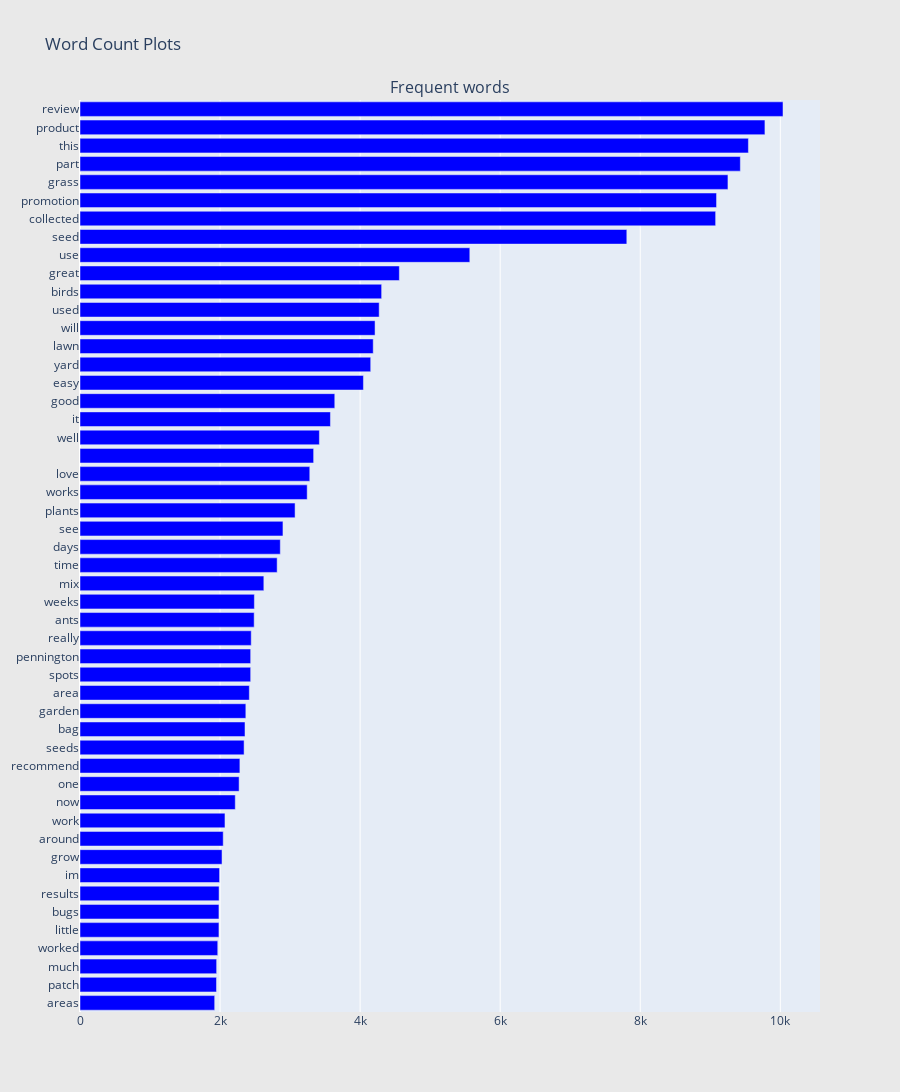

The cell this chart's notebook holds for it:
### Code cell
## Get the bar chart from bad reviews ##
freq_dict = defaultdict(int)
for sent in df["review_lower"]:
    for word in generate_ngrams(sent):
        freq_dict[word] += 1
fd_sorted = pd.DataFrame(sorted(freq_dict.items(), key=lambda x: x[1])[::-1])
fd_sorted.columns = ["word", "wordcount"]
trace0 = horizontal_bar_chart(fd_sorted.head(50), 'blue')

# Creating two subplots
fig = tools.make_subplots(rows=1, cols=1, vertical_spacing=0.04,
                          subplot_titles=["Frequent words"])
fig.append_trace(trace0, 1, 1)
#fig.append_trace(trace1, 1, 2)
fig['layout'].update(height=1200, width=900, paper_bgcolor='rgb(233,233,233)', title="Word Count Plots")
py.iplot(fig, filename='word-plots')

### Figure 1 — Plotly figure (JSON) as saved in the notebook; plotly's stock layout.template omitted (floating-point values rounded to 4 significant figures)
{"data": [{"marker": {"color": "blue"}, "orientation": "h", "showlegend": false, "type": "bar", "x": [1923, 1949, 1951, 1967, 1984, 1984, 1986, 1993, 2028, 2045, 2070, 2217, 2272, 2283, 2343, 2356, 2368, 2418, 2437, 2437, 2445, 2487, 2490, 2625, 2815, 2860, 2898, 3071, 3244, 3281, 3336, 3418, 3576, 3638, 4047, 4151, 4187, 4213, 4272, 4307, 4560, 5566, 7808, 9076, 9089, 9252, 9429, 9544, 9780, 10038], "xaxis": "x", "y": ["areas", "patch", "much", "worked", "little", "bugs", "results", "im", "grow", "around", "work", "now", "one", "recommend", "seeds", "bag", "garden", "area", "spots", "pennington", "really", "ants", "weeks", "mix", "time", "days", "see", "plants", "works", "love", "", "well", "it", "good", "easy", "yard", "lawn", "will", "used", "birds", "great", "use", "seed", "collected", "promotion", "grass", "part", "this", "product", "review"], "yaxis": "y"}], "layout": {"annotations": [{"font": {"size": 16}, "showarrow": false, "text": "Frequent words", "x": 0.5, "xanchor": "center", "xref": "paper", "y": 1, "yanchor": "bottom", "yref": "paper"}], "height": 1200, "paper_bgcolor": "rgb(233,233,233)", "title": {"text": "Word Count Plots"}, "width": 900, "xaxis": {"anchor": "y", "domain": [0, 1]}, "yaxis": {"anchor": "x", "domain": [0, 1]}}}
